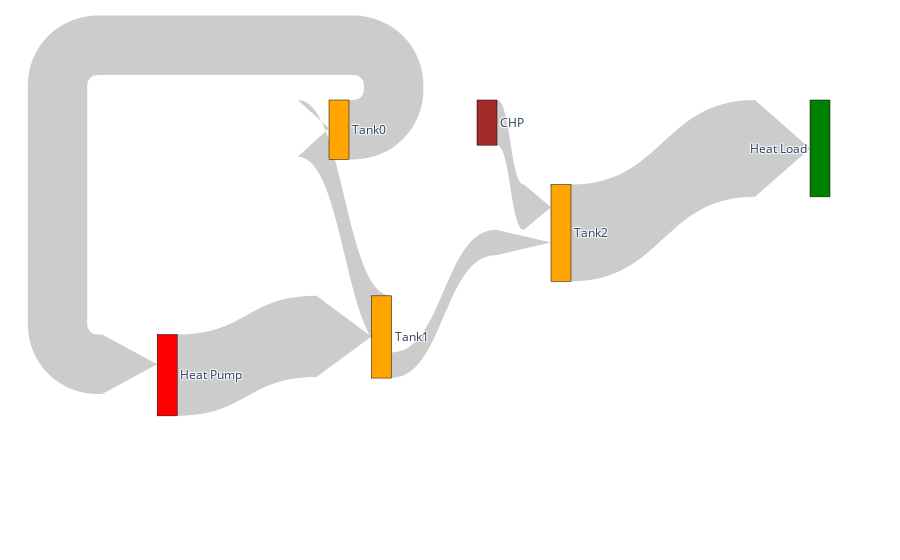

Source (notebook cell):
### Code cell
fig = go.Figure(data=[go.Sankey(
    arrangement = "snap",
    valuesuffix = "Wh",
    node = dict(
      pad = 10,
    #   thickness = 20,
      line = dict(color = "black", width = 0.5),
      label = ["Heat Pump", "Tank0", "Tank1", "Tank2", "Heat Load", "CHP"],
      x = [0, 0.35, 0.5, 0.65, 1,0.55],
      y = [0,-0.5,0.0,0.35,-0.2, -0.4],
    #   color = "blue"
      color = ['Red', 'Orange', 'Orange', 'Orange', 'Green', 'Brown']
    ),
    link = dict(
      arrowlen = 55,
      # source = [0, 1, 2,3, 4, 1,5], # indices correspond to labels, eg A1, A2, A1, B1, ...
      # target = [2, 2, 3,4, 1, 0,3],
      source = sources,
      target = targets,
      value = vals
    #   curve = [0, 0, 0, 0.5, 0]
  ))],
  layout = dict()
  )

fig.show()

### Figure 1 — Plotly figure (JSON) as saved in the notebook; plotly's stock layout.template omitted (floating-point values rounded to 4 significant figures)
{"data": [{"arrangement": "snap", "link": {"arrowlen": 55, "source": [0, 2, 2, 3, 4, 1, 5], "target": [2, 1, 3, 4, 1, 0, 3], "value": [19420000.0, 13540000.0, 6116000.0, 23140000.0, 0, 14190000.0, 10800000.0, 10800000.0]}, "node": {"color": ["Red", "Orange", "Orange", "Orange", "Green", "Brown"], "label": ["Heat Pump", "Tank0", "Tank1", "Tank2", "Heat Load", "CHP"], "line": {"color": "black", "width": 0.5}, "pad": 10, "x": [0, 0.35, 0.5, 0.65, 1, 0.55], "y": [0, -0.5, 0, 0.35, -0.2, -0.4]}, "type": "sankey", "valuesuffix": "Wh"}], "layout": {}}
